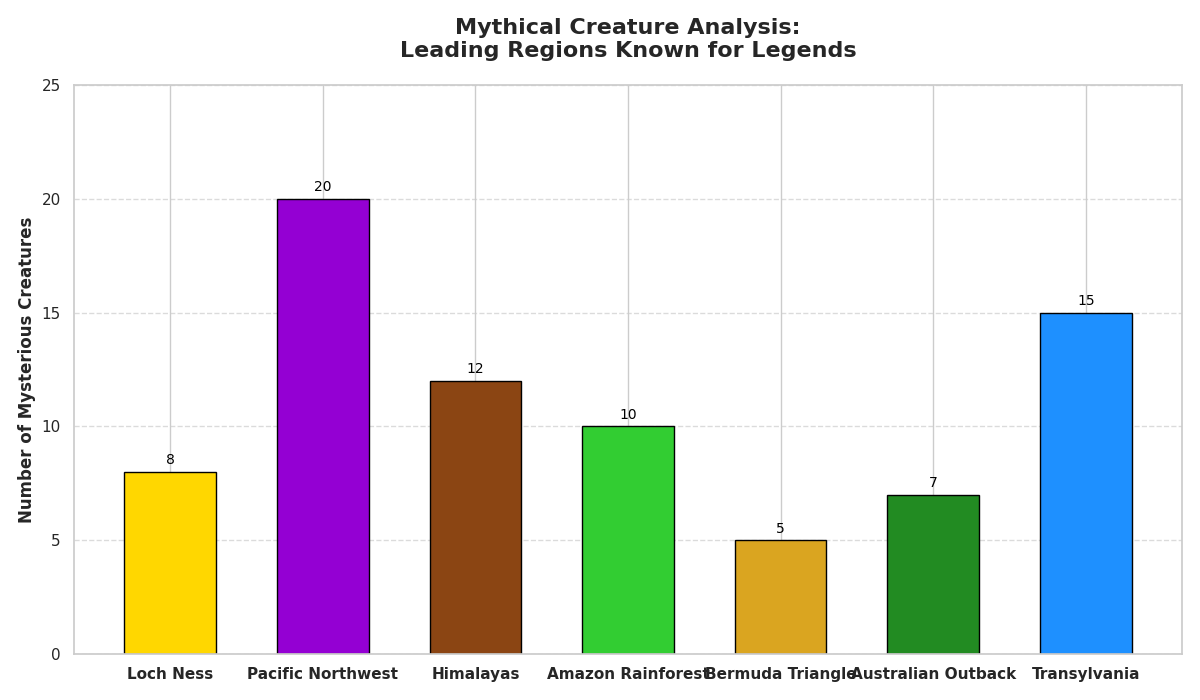

Recreate this plot in Python.
import matplotlib.pyplot as plt
import numpy as np

regions = ["Loch Ness", "Pacific Northwest", "Himalayas", "Amazon Rainforest",
           "Bermuda Triangle", "Australian Outback", "Transylvania"]
cryptid_counts = [8, 20, 12, 10, 5, 7, 15]

# Manually shuffled colors
colors = ['#FFD700', '#9400D3', '#8B4513', '#32CD32', '#DAA520', '#228B22', '#1E90FF']

fig, ax = plt.subplots(figsize=(12, 7))

bars = ax.bar(regions, cryptid_counts, color=colors, edgecolor='black', width=0.6)

for bar in bars:
    height = bar.get_height()
    ax.text(bar.get_x() + bar.get_width() / 2, height + 0.5,
            f'{int(height)}', ha='center', va='center', fontsize=10, color='black')

ax.set_ylabel('Number of Mysterious Creatures', fontsize=12, fontweight='bold')
ax.set_title('Mythical Creature Analysis:\nLeading Regions Known for Legends', 
             fontsize=16, fontweight='bold', pad=20)
ax.set_ylim(0, max(cryptid_counts) + 5)
ax.grid(axis='y', linestyle='--', alpha=0.7)

ax.set_xticklabels(regions, fontsize=11, weight='bold')

plt.tight_layout()

plt.show()
